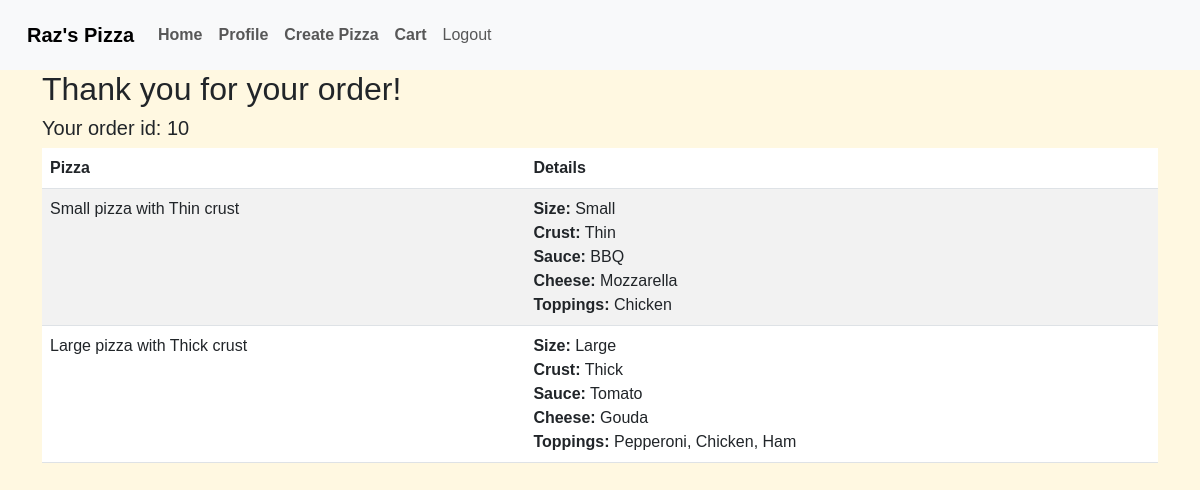
The page /order_confirmation/10 (signed in) on the database its author committed.
### mainapp/models.py (models this page shows, shortened)
class Order(models.Model):
    user = models.ForeignKey(User, on_delete=models.CASCADE, related_name="orders", help_text="The user who placed the order")
    customer_name = models.CharField(max_length=100, help_text="The customer's name")
    address = models.CharField(max_length=200, help_text="The delivery address")
    card_number = models.CharField(max_length=16, help_text="Credit card number")
    card_expiry_month = models.CharField(max_length=2, help_text="Card expiry month")
    card_expiry_year = models.CharField(max_length=4, help_text="Card expiry year")
    card_cvv = models.CharField(max_length=3, help_text="Card CVV code")
    order_date = models.DateTimeField(auto_now_add=True, help_text="Date and time when the order was placed")

class OrderItem(models.Model):
    order = models.ForeignKey(Order, on_delete=models.CASCADE, related_name="order_items")
    pizza = models.ForeignKey(Pizza, on_delete=models.CASCADE)
    quantity = models.PositiveIntegerField(default=1)
    def __str__(self):
        return f"{self.quantity} x {self.pizza} in Order {self.order.pk}"

class Pizza(models.Model):
    size = models.ForeignKey(Size, on_delete=models.CASCADE)
    crust = models.ForeignKey(CrustType, on_delete=models.CASCADE)
    sauce = models.ForeignKey(Sauce, on_delete=models.CASCADE)
    cheese = models.ForeignKey(Cheese, on_delete=models.CASCADE)
    toppings = models.ManyToManyField(Topping)
    def __str__(self):
        return f"{self.size} pizza with {self.crust} crust"

class Size(models.Model):
    name = models.CharField(max_length=50)
    def __str__(self):
        return self.name

class CrustType(models.Model):
    name = models.CharField(max_length=50)
    def __str__(self):
        return self.name

class Sauce(models.Model):
    name = models.CharField(max_length=50)
    def __str__(self):
        return self.name

class Cheese(models.Model):
    name = models.CharField(max_length=50)
    def __str__(self):
        return self.name

class Topping(models.Model):
    name = models.CharField(max_length=50)
    def __str__(self):
        return self.name

### mainapp/views.py (the view)
# urls.py: path("order_confirmation/<int:id>", views.order_confirmation, name="order_confirmation")
@login_required
def order_confirmation(request, id):
    try:
        order = Order.objects.get(id=id)
    except Order.DoesNotExist:
        return redirect("profile")
    if order.user != request.user:
        return redirect("profile")
    order_items = order.order_items.all()
    print(order_items)
    return render(request, "order_confirmation.html", {"order": order, "order_items": order_items})

### mainapp/templates/order_confirmation.html (shortened to what this page needs)
{% extends "base.html" %}
{% block content %}
<div class="container">
    <h2>Thank you for your order!</h2>
    <h5>Your order id: {{ order.id }}</h5>
    <table class="table table-striped">
        <thead>
          <tr>
            <th scope="col">Pizza</th>
            <th scope="col">Details</th>
          </tr>
        </thead>
        <tbody>
          {% for item in order_items %}
          <tr>
            <td>{{ item.pizza }}</td>
            <td>
              <ul class="list-unstyled mb-0">
                <li><strong>Size:</strong> {{ item.pizza.size }}</li>
                <li><strong>Crust:</strong> {{ item.pizza.crust }}</li>
                <li><strong>Sauce:</strong> {{ item.pizza.sauce }}</li>
                <li><strong>Cheese:</strong> {{ item.pizza.cheese }}</li>
                <li><strong>Toppings:</strong>
                  {% if item.pizza.toppings.all %}
                    {% for topping in item.pizza.toppings.all %}
                      {{ topping }}{% if not forloop.last %}, {% endif %}
                    {% endfor %}
                  {% else %}
                    None
                  {% endif %}
                </li>
              </ul>
            </td>
          </tr>
          {% endfor %}
        </tbody>
      </table>
</div>
{% endblock %}

### mainapp/static/styles.css (style rules this page uses)
body { background-color: #FFF8E1; font-family: 'Poppins', sans-serif; }

### rows shown on the page
Order: id "10"
OrderItem: pizza "Small pizza with Thin crust", pizza.size "Small", pizza.crust "Thin", pizza.sauce "BBQ", pizza.cheese "Mozzarella"
Topping: name "Chicken"
OrderItem: pizza "Large pizza with Thick crust", pizza.size "Large", pizza.crust "Thick", pizza.sauce "Tomato", pizza.cheese "Gouda"
Topping: name "Pepperoni"
Topping: name "Ham"
